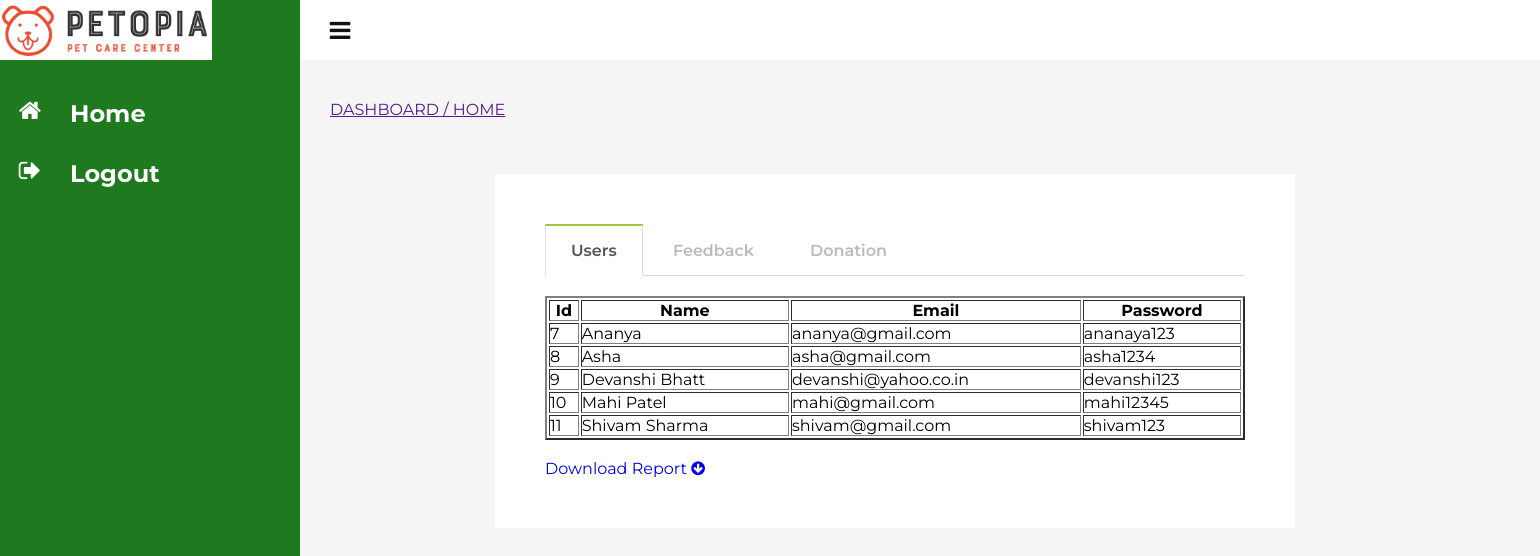
The app's page /animalawarenessApp/admindashboard/ with its own data.
### animalawarenessApp/models.py (models this page shows, shortened)
class UserRegister(models.Model):
    name = models.CharField(max_length=30)
    email = models.CharField(max_length=25)
    password = models.CharField(max_length=15)

### animalawarenessApp/views.py (the view)
# urls.py: path('admindashboard/', views.admindashboard, name="admindashboard"),
def admindashboard(request):
    user = UserRegister.objects.all()
    feedback = Userfeedback.objects.all()
    donation = Userdonation.objects.all()
    return render(request, 'AdminDashboard.html', {"user":user, "feedback":feedback, "donation":donation})

### animalawarenessApp/templates/AdminDashboard.html (shortened to what this page needs)
<!DOCTYPE html>
<html lang="en">
    {% block content %}
    {% load static %}
<head>
    <link rel="stylesheet" href="https://stackpath.bootstrapcdn.com/font-awesome/4.7.0/css/font-awesome.min.css">
        <link rel="stylesheet" href="{% static 'animalawarenessApp/css/AdminDashboard.css' %}">
</head>
<body>
    <div class="container-fluid">
        <div class="navigation">
            <ul>
                <li>
                        <span class="icon"><img src="{% static 'animalawarenessApp/images/logo1.png' %}" style="height:60px;"></span>
                </li>
                <li>
                    <a href="{% url 'admindashboard' %}">
                        <span class="icon"><i class="fa fa-home" aria-hidden="true"></i></span>
                        <span class="title dashboard"><h2>Home</h2></span>
                    </a>
                </li>
                <li>
                <a href="#" id="logout" >
                    <span class="icon"><i class="fa fa-sign-out" aria-hidden="true"></i></span>
                    <span class="title logout"><h2>Logout</h2></span>
                </a>
                </li>
            </ul>
        </div>
		<div class="main">
			<div class="topbar">
				<div class="toggle" onclick="toggleMenu();"></div>
			</div>
		</div>
    </div>
    <div class="" style="position: relative;left: 330px;color:#174e1791; top:100px;">
        <a href="">DASHBOARD / </a><a href="">HOME</a>
    </div>
    <div class="tabs" style="position:relative;left:125px;top:155px;">
        <main>
          <label for="tab1" name="seller">Users</label>
          <label for="tab2" name="customer">Feedback</label>
          <label for="tab5" name="Donation">Donation</label>
            <section id="content1">
                <table id="tabs-table-report" border=2>
                        <tr>
                            <th>Id</th>
                            <th>Name</th>
                            <th>Email</th>
                            <th>Password</th>
                        </tr>
                        {% for i in user %}
                        <tr>
                            <td>{{i.id}}</td>
                            <td>{{i.name}}</td>
                            <td>{{i.email}}</td>
                            <td>{{i.password}}</td>
                        </tr>
                        {% endfor %}
                </table>
                <br/><a href="{% url 'export_users_csv' %}" style="text-decoration: none;">Download Report <i class="fa fa-arrow-circle-down" aria-hidden="true"></i></a><br/>
            </section>
        </main>
    </div>
</body>
{% endblock %}
</html>

### animalawarenessApp/static/animalawarenessApp/css/AdminDashboard.css (style rules this page uses)
* { margin:0; padding:0; box-sizing:border-box; font-family:'Montserrat',sans-serif; }
body { overflow-x:hidden; }
.container-fluid { width:100%; padding:0; margin:0; }
.navigation { position:fixed; width:300px; height:100%; background:#1f7a1f; transition:0.5s; overflow:hidden; }
.navigation ul { position:absolute; top:0; left:0; width:100%; }
.navigation ul li { position:relative; width:100%; list-style-type:none; }
.navigation ul li:nth-child(1) { background:transparent; margin-bottom:20px; }
.navigation ul li a { position:relative; display:block; width:100%; display:flex; text-decoration:none; color:#fff; font-size:16px; }
.navigation ul li a .icon { position:relative; display:block; min-width:60px; height:60px; line-height:60px; text-align:center; }
.navigation ul li a .icon .fa { color:#fff; font-size:24px; }
.navigation ul li a .title { position:relative; display:block; padding:0 10px; height:60px; line-height:60px; white-space:nowrap; }
.main { position:absolute; width: calc(100% - 300px); left:300px; min-height:100vh; background:#f5f5f5; transition:0.5s; }
.main .topbar { width:100%; background:#fff; height:60px; display:flex; justify-content:space-between; align-items:center; padding:0 10px; }
.toggle { position:relative; width:60px; height:60px; cursor:pointer; }
.toggle:before { content:'\f0c9'; font-family: fontAwesome; position:absolute; width:100%; height:100%; line-height:60px; font-size:24px; text-align:center; color:#111; }
main { min-width: 320px; max-width: 800px; padding: 50px; margin: 0 auto; background: #fff; }
section { display: none; padding: 20px 0 0; border-top: 1px solid #ddd; }
label { display: inline-block; margin: 0 0 -1px; padding: 15px 25px; font-weight: 600; text-align: center; color: #bbb; border: 1px solid transparent; }
label:before { font-family: fontawesome; font-weight: normal; margin-right: 10px; }
input:checked + label { color: #555; border: 1px solid #ddd; border-top: 2px solid #9dc638; border-bottom: 1px solid #fff; }
#tab1:checked ~ #content1, #tab2:checked ~ #content2, #tab3:checked ~ #content3, #tab4:checked ~ #content4, #tab5:checked ~ #content5 { display: block; }
#tabs-table-report { width:100%; }

### records on screen
UserRegister: id "7", name "Ananya", email "ananya@gmail.com", password "ananaya123"
UserRegister: id "8", name "Asha", email "asha@gmail.com", password "asha1234"
UserRegister: id "9", name "Devanshi Bhatt", email "devanshi@yahoo.co.in", password "devanshi123"
UserRegister: id "10", name "Mahi Patel", email "mahi@gmail.com", password "mahi12345"
UserRegister: id "11", name "Shivam Sharma", email "shivam@gmail.com", password "shivam123"
